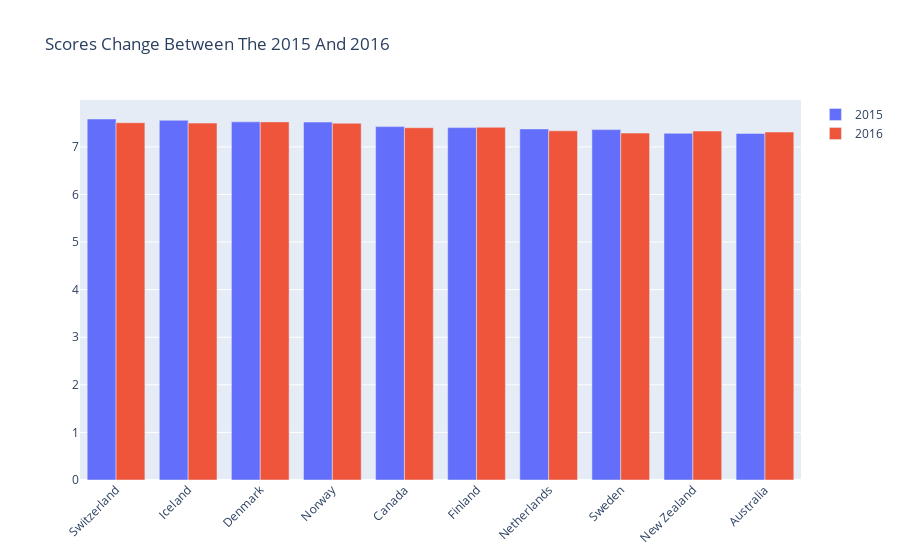

Notebook code for this chart:
### Code cell
# char = go.Figure(
#     data=[
#         go.Bar(x=df_1[:10]["Country"], y=df_1['Happiness Score'], name="2015"),
#         go.Bar(x=df_2[:10]["Country"], y=df_2['Happiness Score'], name="2016"),
#     ],
#     layout=dict(
#         title=dict(
#             text="Scores Change Between The 2015 And 2016"
#         )
#     )
# )

# char.show()


char = go.Figure()
char.add_trace(go.Bar(
    x=df_1[:10]["Country"],
    y=df_1[:10]['Happiness Score'],
    name='2015',
))
char.add_trace(go.Bar(
    x=df_2[:10]["Country"],
    y=df_2['Happiness Score'],
    name='2016',
))

char.update_layout(barmode='group', 
                   xaxis_tickangle=-45, 
                   title=dict( text="Scores Change Between The 2015 And 2016")
                  )
char.show()

### Figure 1 — Plotly figure (JSON) as saved in the notebook; plotly's stock layout.template omitted (floating-point values rounded to 4 significant figures; data arrays with more than 128 entries replaced by an {"elided": "..."} marker saying what was removed)
{"data": [{"name": "2015", "type": "bar", "x": ["Switzerland", "Iceland", "Denmark", "Norway", "Canada", "Finland", "Netherlands", "Sweden", "New Zealand", "Australia"], "y": [7.587, 7.561, 7.527, 7.522, 7.427, 7.406, 7.378, 7.364, 7.286, 7.284]}, {"name": "2016", "type": "bar", "x": ["Denmark", "Switzerland", "Iceland", "Norway", "Finland", "Canada", "Netherlands", "New Zealand", "Australia", "Sweden"], "y": {"elided": "157 float values"}}], "layout": {"autosize": true, "barmode": "group", "title": {"text": "Scores Change Between The 2015 And 2016"}, "xaxis": {"autorange": true, "range": [-0.5, 9.5], "tickangle": -45, "type": "category"}, "yaxis": {"autorange": true, "range": [0, 7.986], "type": "linear"}}}
